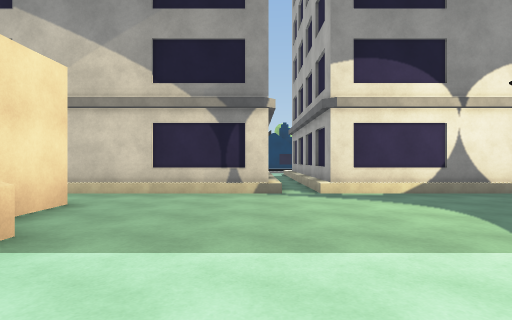
View 1 (above)

24 first-person views from a walk through a Unity game level. The camera is 1.3 m above the floor, looks level and sees 80° across. The floor is counted in squares, 2 m on a side. Each view is taken from the middle of a square. On the plan, view 1 faces up. The plan holds only what a view shows up to about 10 squares ahead; the rest is blank. The place goes on beyond the plan. The player is left out. Some surface patterns are stand-ins.

View 2
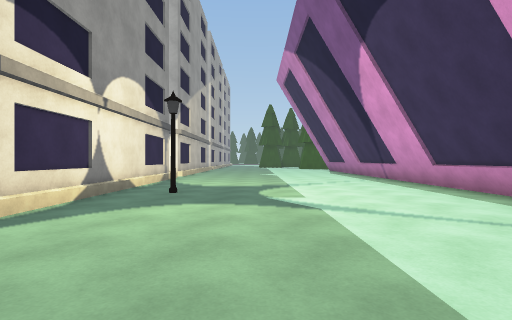

View 3
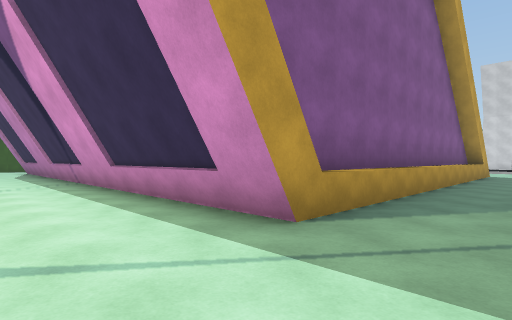

View 4
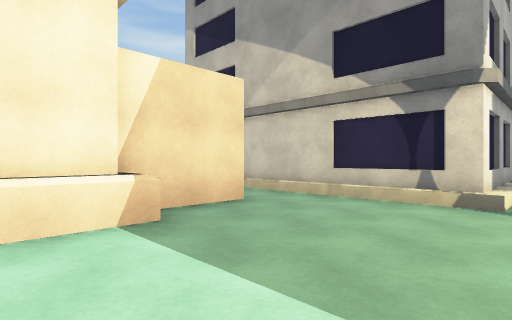

View 5
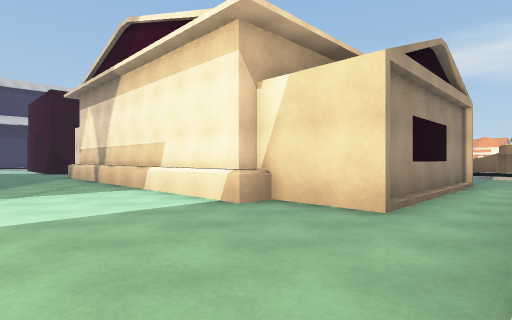

View 6
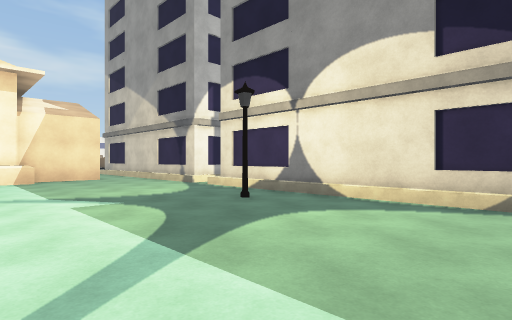

View 7
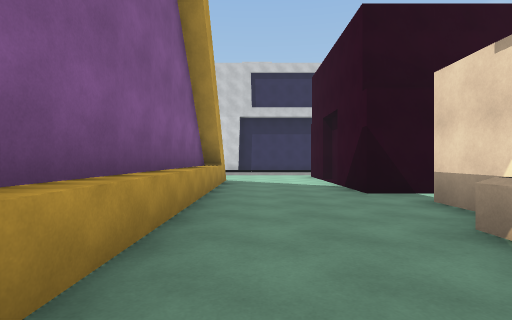

View 8
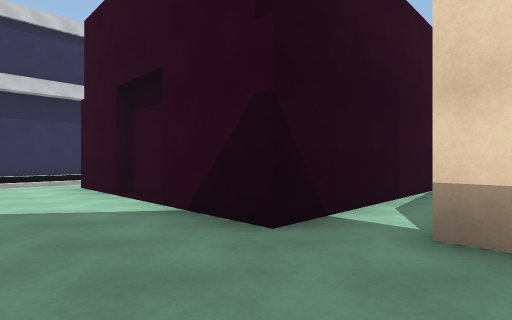

View 9
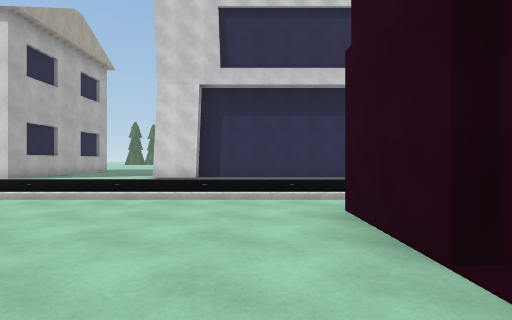

View 10
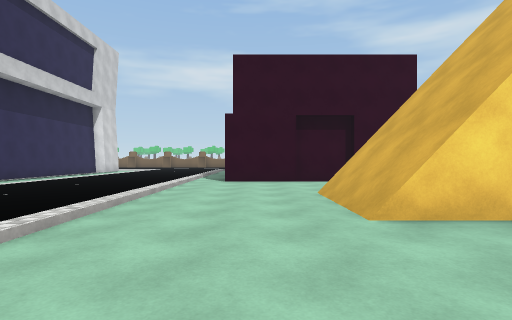

View 11
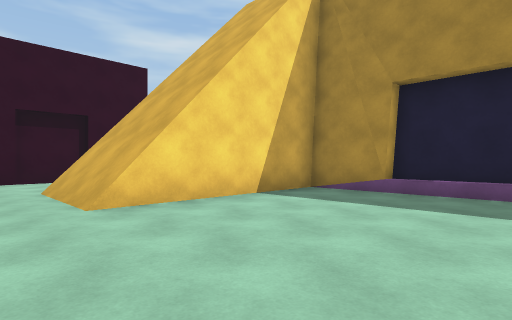

View 12
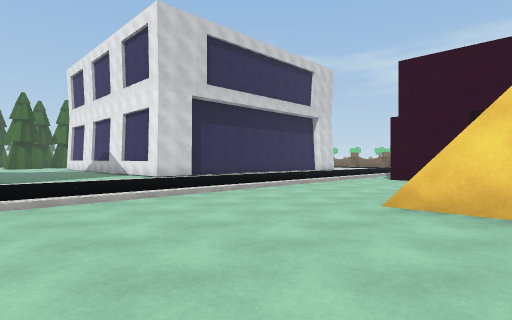

View 13
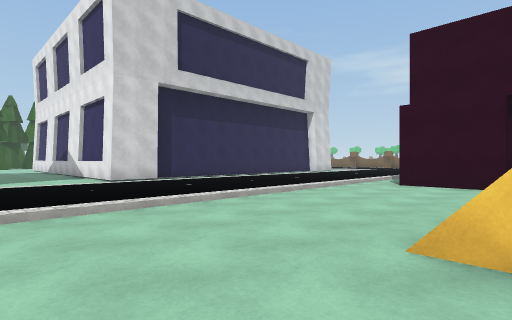

View 14
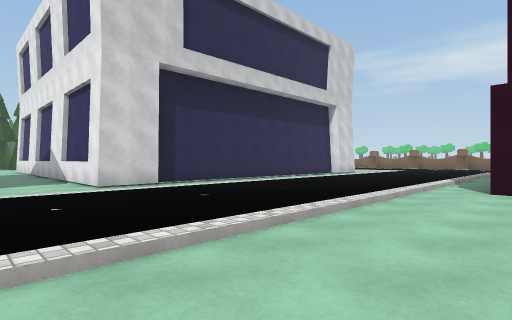

View 15
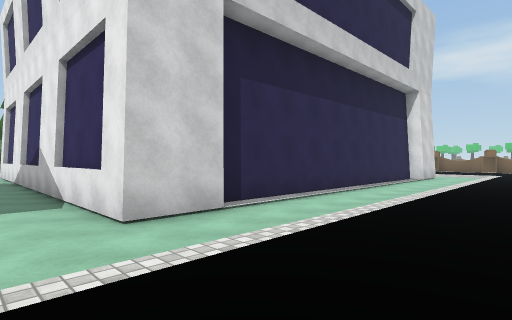

View 16
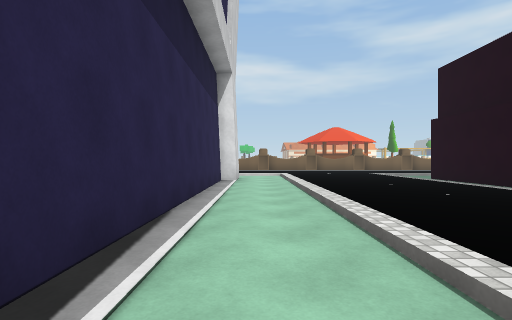

View 17
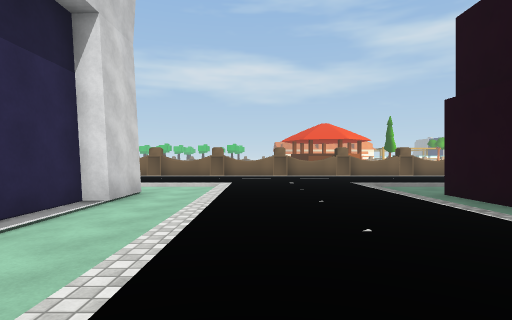

View 18
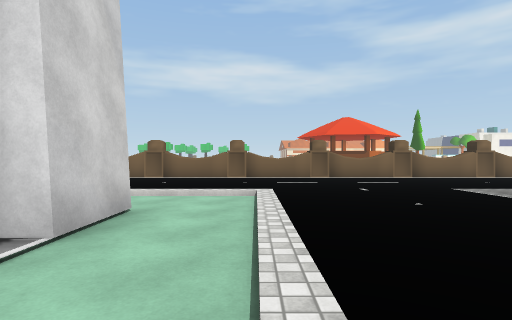

View 19
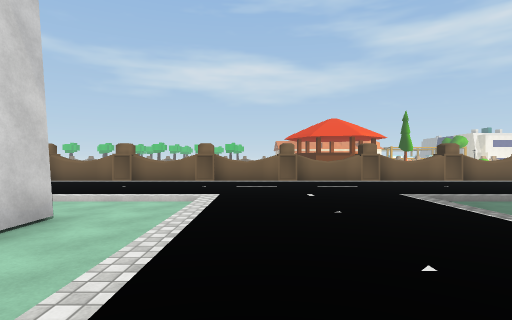

View 20
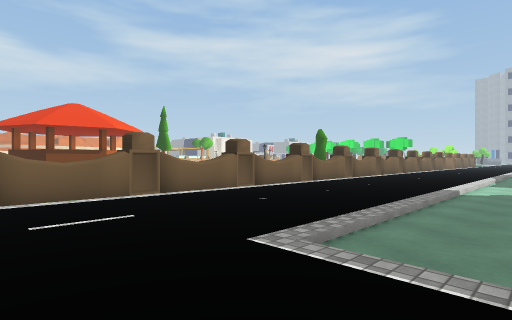

View 21
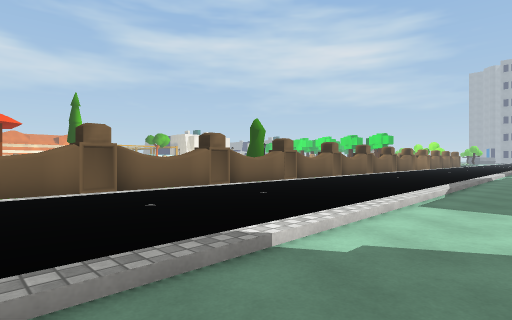

View 22
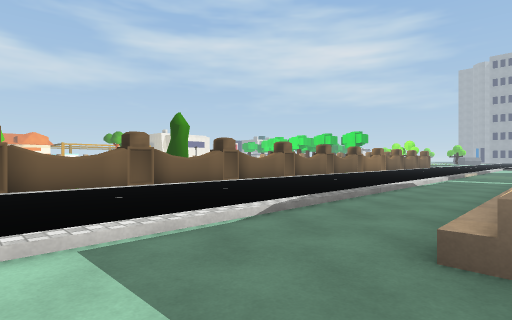

View 23
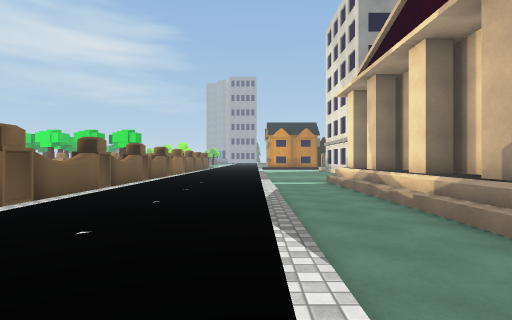

View 24
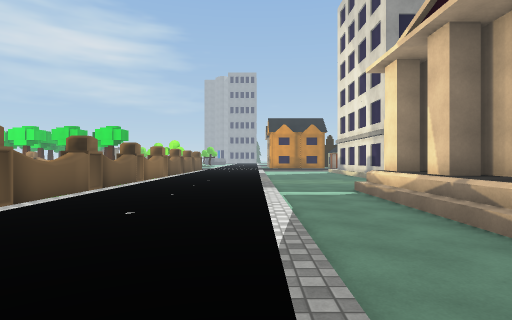

### Floor plan
Key: @ floor where view 1 was taken; # wall or solid block; . main floor; : floor 0.25 m higher than the main floor; / step, stairs or slope; = window, fence, low wall or low ledge; ^ raised ledge; B building; L lamp; F fence; O other object.
Columns run from 16 left of view 1 to 8 right of it. Each row starts with its distance up from view 1.
  9                 B.B
  8                 B.B
  7                 B.B
  6 O        BBBBBBBB.BBBBBBB
  5 O::::...............L....
  4 F::::...######...........
  3 F::::...#    #...........
  2 F::::..^#    #^..........
  1 F::::..^#     ^..........
  0 F::::..##     ^.@........
 -1 F::::..^#     ^..########
 -2 F::::..##     ^..######
 -3 F::::..^#     ^..^
 -4 F::::..#      ^..^
 -5 F::::..^      ^..^
 -6 F::::..       ^..^
 -7 F::::..=     ##..^
 -8 F::::...     #...^   ###
 -9 F::::...   ......^ ###..
-10 F::::..  ######..^ #.....
-11 F::::..      ##..^ #.....
-12 F::::..      ##..###.....
-13 F::::..      #...###.....
-14 F::::..      ##..........
-15 F::::..      ##..........
-16 F::::..####  #...........
-17 F::::////////////////////
-18 F:::::::::::::::::::::::
-19 F:::::::::::::::::::::::
-20 F:::::::::::::::::::::::
-21 F::::///////////////////
-22 F::::................
-23 F::::.#############.....
-24 F::::             #.....
-25 F:::              #...
-26 F:                #..
-27                   #..
-28                   #.
-29                   #.

Positions as (right, up) in squares from view 1, and headings:
1: (0, 0), facing up
2: (-2, 3), facing right
3: (-1, 1), facing down-right
4: (1, 1), facing up-left
5: (1, 6), facing down-left
6: (8, 1), facing up-left
7: (0, -4), facing down
8: (0, -8), facing down-left
9: (-1, -12), facing down
10: (7, -15), facing left
11: (8, -15), facing up-left
12: (8, -12), facing down-left
13: (6, -13), facing down-left
14: (5, -15), facing down-left
15: (4, -19), facing down-left
16: (1, -22), facing left
17: (-3, -20), facing left
18: (-6, -21), facing left
19: (-6, -20), facing left
20: (-10, -19), facing up-left
21: (-10, -13), facing up-left
22: (-9, -9), facing up-left
23: (-12, -8), facing up
24: (-12, -5), facing up
